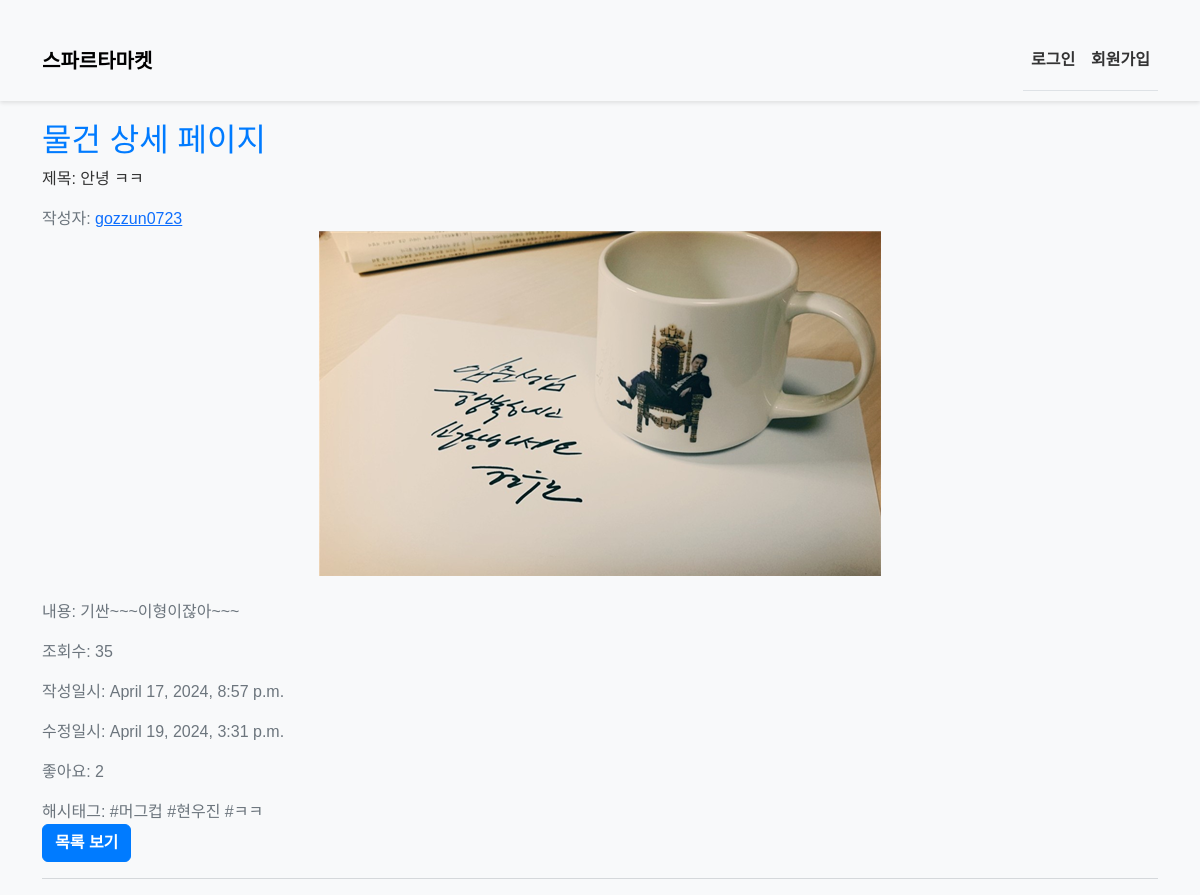
Screenshot of /products/23/ with the database file from the repository.
### products/models.py (models this page shows, shortened)
class Product(models.Model):
    title = models.CharField(max_length=50)
    content = models.TextField()
    image = models.ImageField(upload_to="images/", blank=True)
    created_at = models.DateTimeField(auto_now_add=True)
    updated_at = models.DateTimeField(auto_now=True)
    author = models.ForeignKey(settings.AUTH_USER_MODEL, on_delete=models.CASCADE, related_name="products")
    like_users = models.ManyToManyField(settings.AUTH_USER_MODEL, related_name="like_products")
    views = models.IntegerField(default=0)
    hashtags = models.ManyToManyField(Hashtag, blank=True)
    def increment_views(self):
        self.views += 1
        self.save()

class Hashtag(models.Model):
    name = models.CharField(max_length=20, unique=True) #중복은 허용되지 않음.

### accounts/models.py (models this page shows)
class User(AbstractUser):
    following = models.ManyToManyField(
        "self", related_name="followers", symmetrical=False #팔로워는 대칭 관계가 아님.
    )
    image = models.ImageField(upload_to="images/", blank=True) #이미지 추가
    created_at = models.DateTimeField(auto_now_add=True)

### products/views.py (the view)
# urls.py: path("<int:pk>/", views.product_detail, name="product_detail"),
def product_detail(request, pk):
    product = get_object_or_404(Product, pk=pk) #500번대 에러 -> 404로 대체
    hashtag = product.hashtags.all()
    product.increment_views()
    context = {
        "product": product,
        "hashtag": hashtag,
    }
    return render(request, "products/product_detail.html", context)

### products/templates/products/product_detail.html (shortened to what this page needs)
{% extends "base.html" %}
{% block content %}
    <h2>물건 상세 페이지</h2>
    <p>제목: {{ product.title }}</p>
    <div class="product-info">
        작성자: <a href="{% url 'accounts:profile' product.author.username %}">{{ product.author.username }}</a>
        {% if product.image %}
            <br><img src="{{ product.image.url }}">
        {% endif %}
        <br>
        <p>내용: {{ product.content }}</p>
        <p>조회수: {{ product.views }}</p>
        <p>작성일시: {{ product.created_at }}</p>
        <p>수정일시: {{ product.updated_at }}</p>
        <p>좋아요: {{ product.like_users.count }}</p>
        해시태그:
        {% for tag in hashtag %}
            {{ tag.name }}
        {% endfor %}
        <a href="{% url 'products:products' %}"><br><button class="btn btn-primary">목록 보기</button></a>
        <hr>
    </div>
{% endblock content %}

### static/css/style.css (style rules this page uses)
body { font-family: Arial, sans-serif; background-color: #f8f9fa; color: #333; }
h1, h2 { color: #007bff; }
.btn { font-weight: bold; }
.btn-primary { background-color: #007bff; border-color: #007bff; }
img { max-width: 100%; height: auto; display: block; margin: 0 auto; }
.product-info { margin-top: 10px; color: #6c757d; }

### rows the page displays
Product: title "안녕 ㅋㅋ", author.username "gozzun0723", image (picture), content "기싼~~~이형이잖아~~~", views "35", created_at "April 17, 2024, 8:57 p.m.", updated_at "April 19, 2024, 3:31 p.m.", like_users.count "2"
Hashtag: name "#머그컵"
Hashtag: name "#현우진"
Hashtag: name "#ㅋㅋ"
